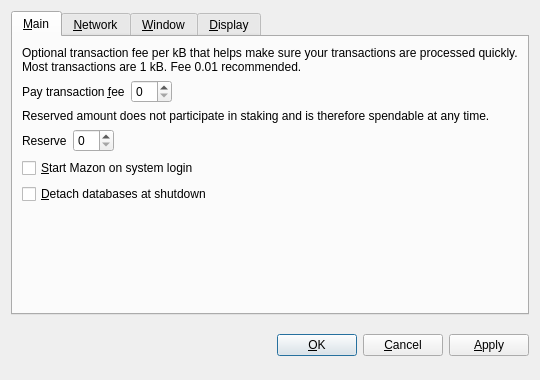
<?xml version="1.0" encoding="UTF-8"?>
<ui version="4.0">
 <class>OptionsDialog</class>
 <widget class="QDialog" name="OptionsDialog">
  <property name="geometry">
   <rect>
    <x>0</x>
    <y>0</y>
    <width>540</width>
    <height>380</height>
   </rect>
  </property>
  <property name="windowTitle">
   <string>Options</string>
  </property>
  <property name="modal">
   <bool>true</bool>
  </property>
  <layout class="QVBoxLayout" name="verticalLayout">
   <item>
    <widget class="QTabWidget" name="tabWidget">
     <property name="tabPosition">
      <enum>QTabWidget::North</enum>
     </property>
     <property name="currentIndex">
      <number>0</number>
     </property>
     <widget class="QWidget" name="tabMain">
      <attribute name="title">
       <string>&amp;Main</string>
      </attribute>
      <layout class="QVBoxLayout" name="verticalLayout_Main">
       <item>
        <widget class="QLabel" name="transactionFeeInfoLabel">
         <property name="text">
          <string>Optional transaction fee per kB that helps make sure your transactions are processed quickly. Most transactions are 1 kB. Fee 0.01 recommended.</string>
         </property>
         <property name="textFormat">
          <enum>Qt::PlainText</enum>
         </property>
         <property name="wordWrap">
          <bool>true</bool>
         </property>
        </widget>
       </item>
       <item>
        <layout class="QHBoxLayout" name="horizontalLayoutFee">
         <item>
          <widget class="QLabel" name="transactionFeeLabel">
           <property name="text">
            <string>Pay transaction &amp;fee</string>
           </property>
           <property name="textFormat">
            <enum>Qt::PlainText</enum>
           </property>
           <property name="buddy">
            <cstring>transactionFee</cstring>
           </property>
          </widget>
         </item>
         <item>
          <widget class="BitcoinAmountField" name="transactionFee"/>
         </item>
         <item>
          <spacer name="horizontalSpacerFee">
           <property name="orientation">
            <enum>Qt::Horizontal</enum>
           </property>
           <property name="sizeHint" stdset="0">
            <size>
             <width>40</width>
             <height>20</height>
            </size>
           </property>
          </spacer>
         </item>
        </layout>
       </item>
       <item>
        <widget class="QLabel" name="reserveBalanceInfoLabel">
         <property name="text">
          <string>Reserved amount does not participate in staking and is therefore spendable at any time.</string>
         </property>
         <property name="textFormat">
          <enum>Qt::PlainText</enum>
         </property>
         <property name="wordWrap">
          <bool>true</bool>
         </property>
        </widget>
       </item>
       <item>
        <layout class="QHBoxLayout" name="horizontalLayoutReserveBalance">
         <item>
          <widget class="QLabel" name="reserveBalanceLabel">
           <property name="text">
            <string>Reserve</string>
           </property>
           <property name="textFormat">
            <enum>Qt::PlainText</enum>
           </property>
           <property name="buddy">
            <cstring>reserveBalance</cstring>
           </property>
          </widget>
         </item>
         <item>
          <widget class="BitcoinAmountField" name="reserveBalance"/>
         </item>
         <item>
          <spacer name="horizontalSpacerReserveBalance">
           <property name="orientation">
            <enum>Qt::Horizontal</enum>
           </property>
           <property name="sizeHint" stdset="0">
            <size>
             <width>40</width>
             <height>20</height>
            </size>
           </property>
          </spacer>
         </item>
        </layout>
       </item>
       <item>
        <widget class="QCheckBox" name="bitcoinAtStartup">
         <property name="toolTip">
          <string>Automatically start Mazon after logging in to the system.</string>
         </property>
         <property name="text">
          <string>&amp;Start Mazon on system login</string>
         </property>
        </widget>
       </item>
       <item>
        <widget class="QCheckBox" name="detachDatabases">
         <property name="toolTip">
          <string>Detach block and address databases at shutdown. This means they can be moved to another data directory, but it slows down shutdown. The wallet is always detached.</string>
         </property>
         <property name="text">
          <string>&amp;Detach databases at shutdown</string>
         </property>
        </widget>
       </item>
       <item>
        <spacer name="verticalSpacer_Main">
         <property name="orientation">
          <enum>Qt::Vertical</enum>
         </property>
         <property name="sizeHint" stdset="0">
          <size>
           <width>20</width>
           <height>40</height>
          </size>
         </property>
        </spacer>
       </item>
      </layout>
     </widget>
     <widget class="QWidget" name="tabNetwork">
      <attribute name="title">
       <string>&amp;Network</string>
      </attribute>
      <layout class="QVBoxLayout" name="verticalLayout_Network">
       <item>
        <widget class="QCheckBox" name="mapPortUpnp">
         <property name="toolTip">
          <string>Automatically open the Mazon client port on the router. This only works when your router supports UPnP and it is enabled.</string>
         </property>
         <property name="text">
          <string>Map port using &amp;UPnP</string>
         </property>
        </widget>
       </item>
       <item>
        <widget class="QCheckBox" name="connectSocks">
         <property name="toolTip">
          <string>Connect to the Mazon network through a SOCKS proxy (e.g. when connecting through Tor).</string>
         </property>
         <property name="text">
          <string>&amp;Connect through SOCKS proxy:</string>
         </property>
        </widget>
       </item>
       <item>
        <layout class="QHBoxLayout" name="horizontalLayout_Network">
         <item>
          <widget class="QLabel" name="proxyIpLabel">
           <property name="text">
            <string>Proxy &amp;IP:</string>
           </property>
           <property name="textFormat">
            <enum>Qt::PlainText</enum>
           </property>
           <property name="buddy">
            <cstring>proxyIp</cstring>
           </property>
          </widget>
         </item>
         <item>
          <widget class="QValidatedLineEdit" name="proxyIp">
           <property name="maximumSize">
            <size>
             <width>140</width>
             <height>16777215</height>
            </size>
           </property>
           <property name="toolTip">
            <string>IP address of the proxy (e.g. 127.0.0.1)</string>
           </property>
          </widget>
         </item>
         <item>
          <widget class="QLabel" name="proxyPortLabel">
           <property name="text">
            <string>&amp;Port:</string>
           </property>
           <property name="textFormat">
            <enum>Qt::PlainText</enum>
           </property>
           <property name="buddy">
            <cstring>proxyPort</cstring>
           </property>
          </widget>
         </item>
         <item>
          <widget class="QLineEdit" name="proxyPort">
           <property name="maximumSize">
            <size>
             <width>55</width>
             <height>16777215</height>
            </size>
           </property>
           <property name="toolTip">
            <string>Port of the proxy (e.g. 9050)</string>
           </property>
          </widget>
         </item>
         <item>
          <widget class="QLabel" name="socksVersionLabel">
           <property name="text">
            <string>SOCKS &amp;Version:</string>
           </property>
           <property name="textFormat">
            <enum>Qt::PlainText</enum>
           </property>
           <property name="buddy">
            <cstring>socksVersion</cstring>
           </property>
          </widget>
         </item>
         <item>
          <widget class="QValueComboBox" name="socksVersion">
           <property name="toolTip">
            <string>SOCKS version of the proxy (e.g. 5)</string>
           </property>
          </widget>
         </item>
         <item>
          <spacer name="horizontalSpacer_Network">
           <property name="orientation">
            <enum>Qt::Horizontal</enum>
           </property>
           <property name="sizeHint" stdset="0">
            <size>
             <width>40</width>
             <height>20</height>
            </size>
           </property>
          </spacer>
         </item>
        </layout>
       </item>
       <item>
        <spacer name="verticalSpacer_Network">
         <property name="orientation">
          <enum>Qt::Vertical</enum>
         </property>
         <property name="sizeHint" stdset="0">
          <size>
           <width>20</width>
           <height>40</height>
          </size>
         </property>
        </spacer>
       </item>
      </layout>
     </widget>
     <widget class="QWidget" name="tabWindow">
      <attribute name="title">
       <string>&amp;Window</string>
      </attribute>
      <layout class="QVBoxLayout" name="verticalLayout_Window">
       <item>
        <widget class="QCheckBox" name="minimizeToTray">
         <property name="toolTip">
          <string>Show only a tray icon after minimizing the window.</string>
         </property>
         <property name="text">
          <string>&amp;Minimize to the tray instead of the taskbar</string>
         </property>
        </widget>
       </item>
       <item>
        <widget class="QCheckBox" name="minimizeOnClose">
         <property name="toolTip">
          <string>Minimize instead of exit the application when the window is closed. When this option is enabled, the application will be closed only after selecting Quit in the menu.</string>
         </property>
         <property name="text">
          <string>M&amp;inimize on close</string>
         </property>
        </widget>
       </item>
       <item>
        <spacer name="verticalSpacer_Window">
         <property name="orientation">
          <enum>Qt::Vertical</enum>
         </property>
         <property name="sizeHint" stdset="0">
          <size>
           <width>20</width>
           <height>40</height>
          </size>
         </property>
        </spacer>
       </item>
      </layout>
     </widget>
     <widget class="QWidget" name="tabDisplay">
      <attribute name="title">
       <string>&amp;Display</string>
      </attribute>
      <layout class="QVBoxLayout" name="verticalLayout_Display">
       <item>
        <layout class="QHBoxLayout" name="horizontalLayout_1_Display">
         <item>
          <widget class="QLabel" name="langLabel">
           <property name="text">
            <string>User Interface &amp;language:</string>
           </property>
           <property name="textFormat">
            <enum>Qt::PlainText</enum>
           </property>
           <property name="buddy">
            <cstring>lang</cstring>
           </property>
          </widget>
         </item>
         <item>
          <widget class="QValueComboBox" name="lang">
           <property name="toolTip">
            <string>The user interface language can be set here. This setting will take effect after restarting Mazon.</string>
           </property>
          </widget>
         </item>
        </layout>
       </item>
       <item>
        <layout class="QHBoxLayout" name="horizontalLayout_2_Display">
         <item>
          <widget class="QLabel" name="unitLabel">
           <property name="text">
            <string>&amp;Unit to show amounts in:</string>
           </property>
           <property name="textFormat">
            <enum>Qt::PlainText</enum>
           </property>
           <property name="buddy">
            <cstring>unit</cstring>
           </property>
          </widget>
         </item>
         <item>
          <widget class="QValueComboBox" name="unit">
           <property name="toolTip">
            <string>Choose the default subdivision unit to show in the interface and when sending coins.</string>
           </property>
          </widget>
         </item>
        </layout>
       </item>
       <item>
        <widget class="QCheckBox" name="displayAddresses">
         <property name="toolTip">
          <string>Whether to show Mazon addresses in the transaction list or not.</string>
         </property>
         <property name="text">
          <string>&amp;Display addresses in transaction list</string>
         </property>
        </widget>
       </item>
       <item>
        <widget class="QCheckBox" name="coinControlFeatures">
         <property name="toolTip">
          <string>Whether to show coin control features or not.</string>
         </property>
         <property name="text">
          <string>Display coin &amp;control features (experts only!)</string>
         </property>
        </widget>
       </item>
       <item>
        <spacer name="verticalSpacer_Display">
         <property name="orientation">
          <enum>Qt::Vertical</enum>
         </property>
         <property name="sizeHint" stdset="0">
          <size>
           <width>20</width>
           <height>40</height>
          </size>
         </property>
        </spacer>
       </item>
      </layout>
     </widget>
    </widget>
   </item>
   <item>
    <layout class="QHBoxLayout" name="horizontalLayout_Buttons">
     <item>
      <spacer name="horizontalSpacer_1">
       <property name="orientation">
        <enum>Qt::Horizontal</enum>
       </property>
       <property name="sizeHint" stdset="0">
        <size>
         <width>40</width>
         <height>48</height>
        </size>
       </property>
      </spacer>
     </item>
     <item>
      <widget class="QLabel" name="statusLabel">
       <property name="font">
        <font>
         <weight>75</weight>
         <bold>true</bold>
        </font>
       </property>
       <property name="text">
        <string/>
       </property>
       <property name="textFormat">
        <enum>Qt::PlainText</enum>
       </property>
       <property name="wordWrap">
        <bool>true</bool>
       </property>
      </widget>
     </item>
     <item>
      <spacer name="horizontalSpacer_2">
       <property name="orientation">
        <enum>Qt::Horizontal</enum>
       </property>
       <property name="sizeHint" stdset="0">
        <size>
         <width>40</width>
         <height>48</height>
        </size>
       </property>
      </spacer>
     </item>
     <item>
      <widget class="QPushButton" name="okButton">
       <property name="text">
        <string>&amp;OK</string>
       </property>
      </widget>
     </item>
     <item>
      <widget class="QPushButton" name="cancelButton">
       <property name="text">
        <string>&amp;Cancel</string>
       </property>
       <property name="autoDefault">
        <bool>false</bool>
       </property>
      </widget>
     </item>
     <item>
      <widget class="QPushButton" name="applyButton">
       <property name="text">
        <string>&amp;Apply</string>
       </property>
       <property name="autoDefault">
        <bool>false</bool>
       </property>
      </widget>
     </item>
    </layout>
   </item>
  </layout>
 </widget>
 <customwidgets>
  <customwidget>
   <class>BitcoinAmountField</class>
   <extends>QSpinBox</extends>
   <header>bitcoinamountfield.h</header>
  </customwidget>
  <customwidget>
   <class>QValueComboBox</class>
   <extends>QComboBox</extends>
   <header>qvaluecombobox.h</header>
  </customwidget>
  <customwidget>
   <class>QValidatedLineEdit</class>
   <extends>QLineEdit</extends>
   <header>qvalidatedlineedit.h</header>
  </customwidget>
 </customwidgets>
 <resources/>
 <connections/>
</ui>
